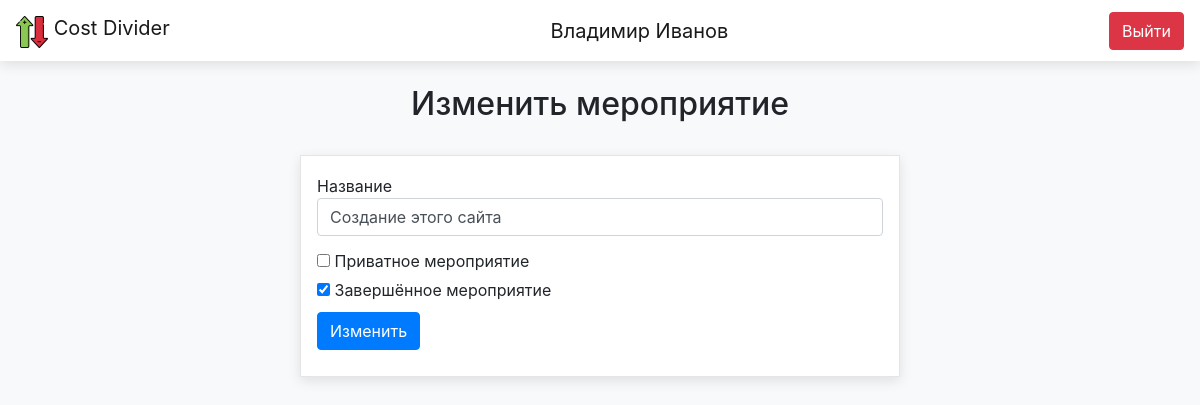
The app's page /events/edit/1 (signed in) with its own data.
### data/users.py (models this page shows, shortened)
class User(SqlAlchemyBase, UserMixin, SerializerMixin):
    __tablename__ = "users"
    id = sqlalchemy.Column(sqlalchemy.Integer, primary_key=True, autoincrement=True)
    email = sqlalchemy.Column(sqlalchemy.String, unique=True)
    hashed_password = sqlalchemy.Column(sqlalchemy.String)
    surname = sqlalchemy.Column(sqlalchemy.String)
    name = sqlalchemy.Column(sqlalchemy.String)
    events = orm.relationship("Event", secondary="members", back_populates="members")
    money_list = orm.relationship("Money", back_populates="user")
    def get_full_name(self):
        return f"{self.name} {self.surname}"

### data/events.py (models this page shows, shortened)
class Event(SqlAlchemyBase, SerializerMixin):
    __tablename__ = "events"
    id = sqlalchemy.Column(sqlalchemy.Integer, primary_key=True, autoincrement=True)
    title = sqlalchemy.Column(sqlalchemy.String)
    manager_id = sqlalchemy.Column(sqlalchemy.Integer, sqlalchemy.ForeignKey("users.id"))
    is_private = sqlalchemy.Column(sqlalchemy.Boolean)
    is_done = sqlalchemy.Column(sqlalchemy.Boolean)
    members = orm.relationship("User", secondary="members", back_populates="events")
    money_list = orm.relationship("Money", back_populates="event")
    sums_dict = {}
    sums_total_dict = {}
    pays_list = []

### blueprints/events_bp.py (the view, shortened to what this page needs)
@blueprint.route("/events/edit/<int:event_id>", methods=['GET', 'POST'])
@login_required
def edit_event(event_id):
    params = {
        'app_name': APP_NAME,
    }
    session = db_session.create_session()
    event = session.query(Event).get(event_id)
    if not event:
        params['error'] = f'Мероприятия с id {event_id} не существует'
        return render_template("base.html", **params)
    form = EditEventForm()
    params['title'] = "Изменить мероприятие"
    params['form'] = form
    if request.method == 'GET':
        form.title.data = event.title
        form.is_private.data = event.is_private
        form.is_done.data = event.is_done
    return render_template("event_form.html", **params)

### forms/events_forms.py
class EditEventForm(EventForm):
    submit = SubmitField('Изменить')

### data/db_session.py (called while the page is built)
def create_session() -> Session:
    global __factory
    return __factory()

### main.py (called while the page is built)
@login_manager.user_loader
def load_user(user_id):
    session = db_session.create_session()
    return session.query(User).get(user_id)

### templates/event_form.html (shortened to what this page needs)
{% extends "base.html" %}
{% block content %}
    <div class="form-container">
        <div class="general-block form-block">
            <form action="" method="post">
                <div>
                    {{ form.title.label }}<br>
                    {{ form.title(class="form-control") }}<br>
                </div>
                <div>{{ form.is_private() }} {{ form.is_private.label }}</div>
                <div>{{ form.is_done() }} {{ form.is_done.label }}</div>
                <div>{{ form.submit(type="submit", class="btn btn-primary") }}</div>
            </form>
        </div>
    </div>
{% endblock %}

### templates/base.html (shortened to what this page needs)
<!DOCTYPE html>
<html lang="ru">
<head>
    <link rel="stylesheet"
          href="https://stackpath.bootstrapcdn.com/bootstrap/4.4.1/css/bootstrap.min.css"
>
    <link rel="stylesheet" href="{{ url_for('static', filename='css/style.css') }}">
</head>
<body class="bg-light">
<header>
    <nav class="navbar navbar-light bg-white">
        <a class="navbar-brand" href="/">
            <img class="d-inline-block align-text-top brand-logo"
                 src="{{ url_for('static', filename='img/logo.png') }}" alt="logo">
            {{ app_name }}
        </a>
        {% if current_user.is_authenticated %}
            <a class="navbar-brand" href="users/edit">{{ current_user.get_full_name() }}</a>
        {% endif %}
        <div>
            {% if current_user.is_authenticated %}
                <a class="btn btn-danger" href="/users/logout">Выйти</a>
            {% else %}
                <a class="btn btn-primary" href="/users/register">Зарегистрироваться</a>
                <a class="btn btn-success" href="/users/login">Войти</a>
            {% endif %}
        </div>
    </nav>
</header>
<br>
<main role="main" class="container">
    {% if title %}
        <h2 class="title">{{ title }}</h2>
    {% endif %}
    {% block content %}{% endblock %}
</main>
</body>
</html>

### static/css/style.css (style rules this page uses)
header { box-shadow: 0 4px 12px rgba(0, 0, 0, 0.1); }
main .title { text-align: center; margin-bottom: 32px; }
.general-block { padding: 16px; background-color: white; border: 1px solid rgba(0, 0, 0, 0.1); box-shadow: 0 4px 12px rgba(0, 0, 0, 0.1); margin: 32px 0; }
.form-container { max-width: 600px; margin: 0 auto; }
.form-block { line-height: 0.5; }
form > div { margin: 10px 0; }

### records on screen
User: get_full_name "Владимир Иванов"
Event: title "Создание этого сайта", is_done "☑"

### other values on screen
{{ app_name }} "Cost Divider"
{{ title }} "Изменить мероприятие"
